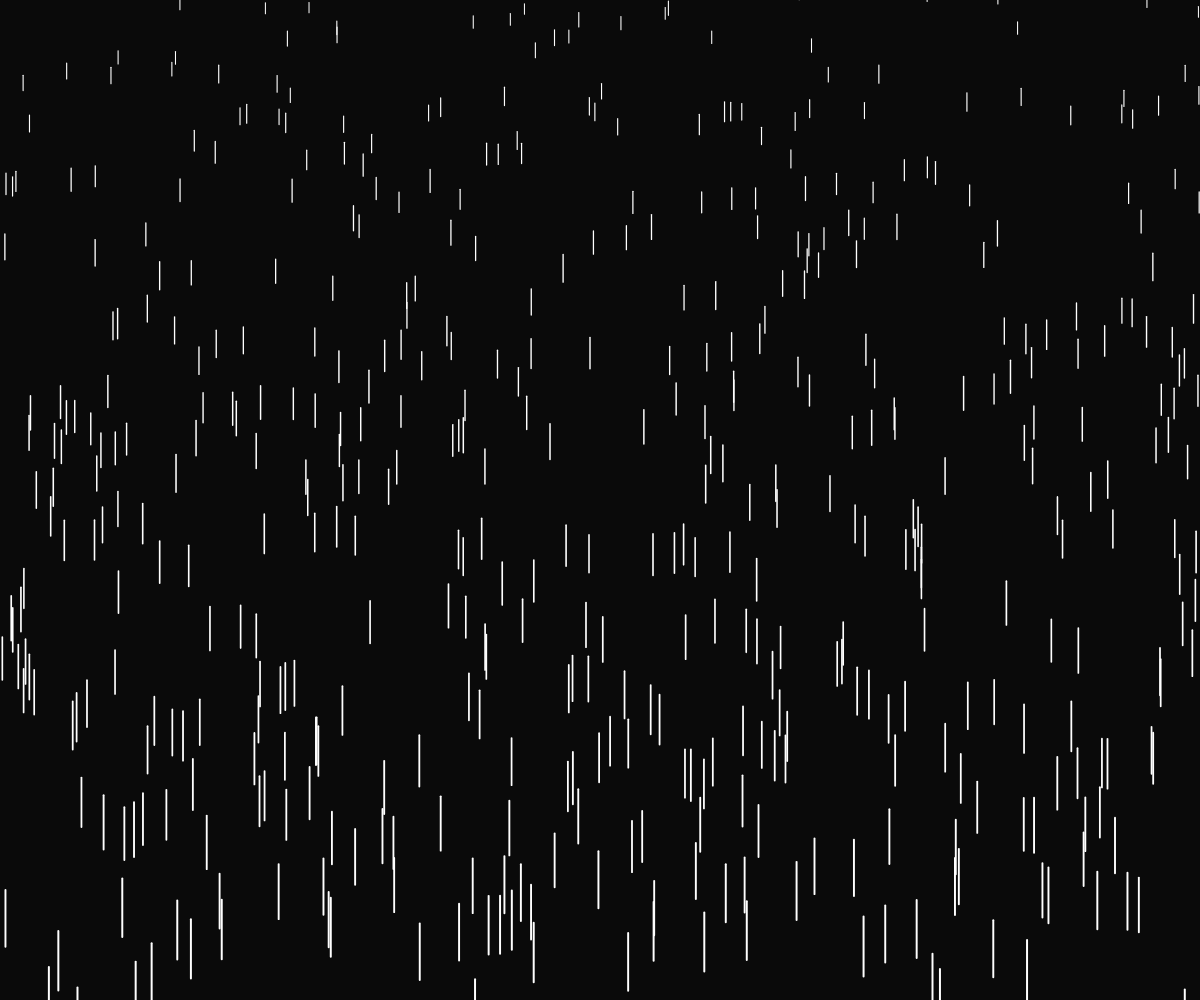
Frame 1 (no input)
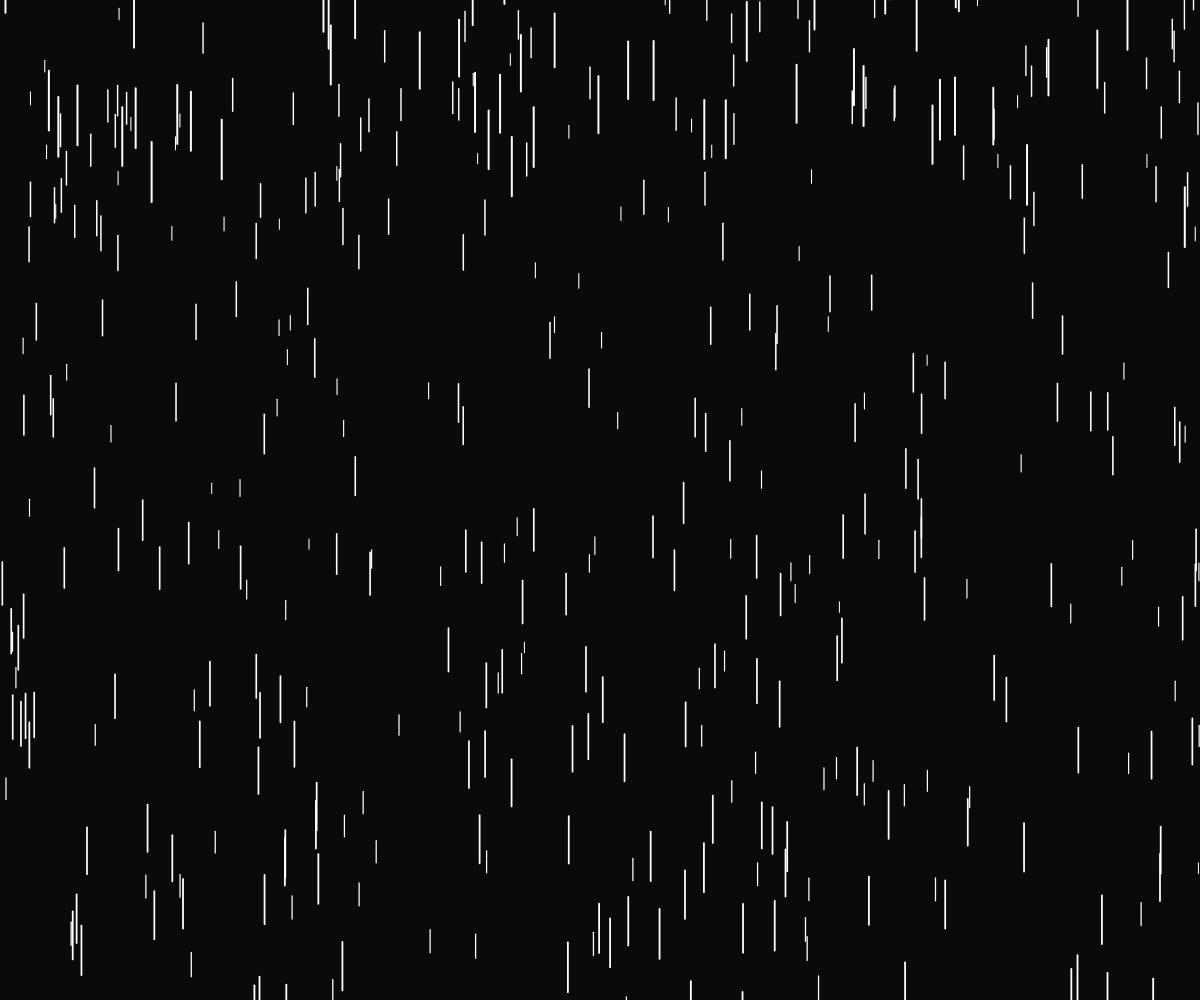
Frame 60 (no input)
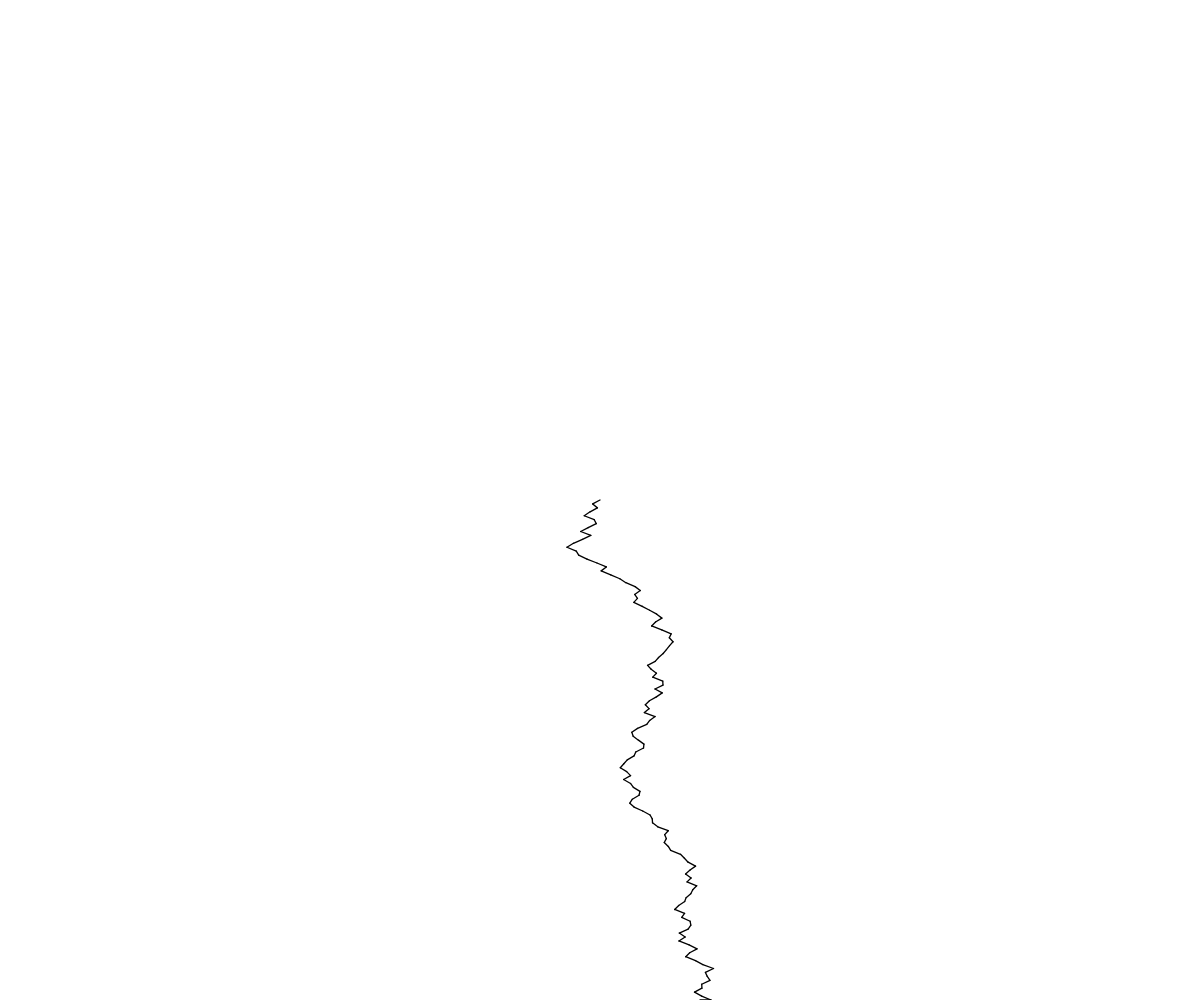
Frame 120 (the mouse pressed at the canvas centre since frame 60)

The p5.js sketch that drew these frames (run headless with seeded random() and noise() and a simulated clock; from frame 60 on, the mouse is pressed at the canvas centre):

// p5.js sketch
// ── sketch.js
let drops = [];
let lightning = false;

function setup() {
  createCanvas(windowWidth, windowHeight);
  for (let i = 0; i < 500; i++) {
    drops.push(new Drop());
  }
}

function draw() {
  if (lightning) {
    background(255); // Imposta uno sfondo bianco
    // Disegna un fulmine
    stroke(0);
    drawLightning(mouseX, mouseY, mouseX + random(100, 100), height);
  } else {
    background(10); 
    for (let drop of drops) {
      drop.fall();
      drop.show();
    }
  }
}

function mousePressed() {
  lightning = true;
}

function mouseReleased() {
  lightning = false;
}

function drawLightning(x1, y1, x2, y2) {
  let dx = x2 - x1;
  let dy = y2 - y1;
  let n = floor(sqrt(dx * dx + dy * dy) / 4);
  let x = x1;
  let y = y1;
  let prevx = x;
  let prevy = y;
  for (let i = 0; i < n; i++) {
    x += dx / n + random(-10, 10);
    y += dy / n;
    line(prevx, prevy, x, y);
    prevx = x;
    prevy = y;
  }
  line(prevx, prevy, x2, y2);
}

class Drop {
  constructor() {
    this.x = random(width);
    this.y = random(-100, -1);
    this.z = random(0, 100);
    this.len = map(this.z, 0, 20, 10, 20);
    this.yspeed = map(this.z, 0, 20, 1, 200);
  }

  fall() {
    this.y = this.y + this.yspeed;
    let gravity = map(this.z, 0, 20, 0, 0.2);
    this.yspeed = this.yspeed + gravity;

    if (this.y > height) {
      this.y = random(-200, -100);
      this.yspeed = map(this.z, 0, 20, 4, 10);
    }
  }

  show() {
    let thick = map(this.z, 0, 200, 1, 3);
    strokeWeight(thick);
    stroke(255);
    line(this.x, this.y, this.x, this.y + this.len);
  }
}
